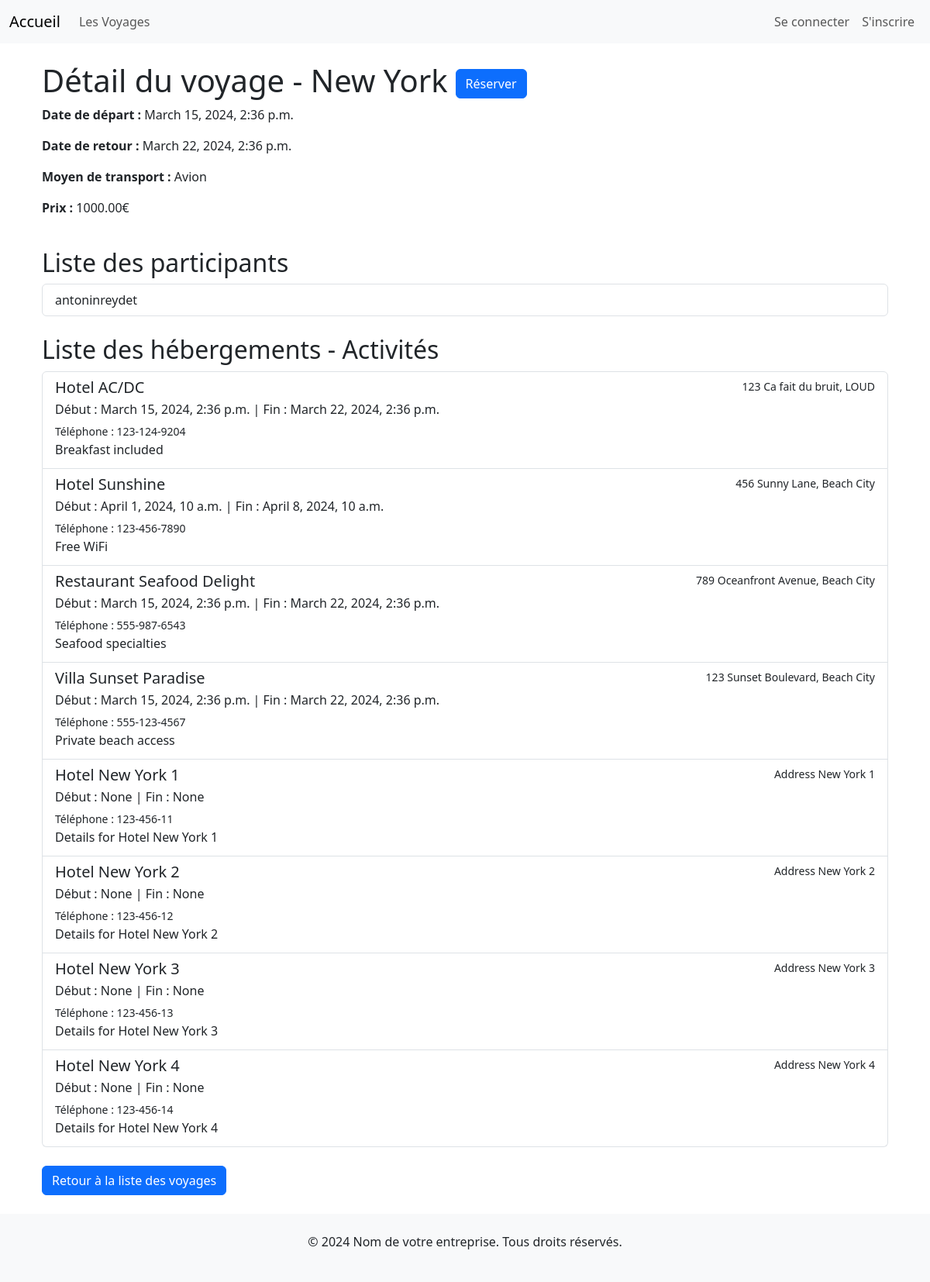
/trip_details/1/, run on the app's committed database.
### app_voyage/models.py (models this page shows)
class Trips(models.Model):
    departuredate = models.DateTimeField('date of departure')
    returndate = models.DateTimeField('date of return')
    destination = models.CharField(max_length=200)
    transporttype = models.CharField(max_length=200)
    price = models.DecimalField(max_digits=10, decimal_places=2)
    seats = models.IntegerField()

class Accommodation(models.Model):
    trip = models.ForeignKey(Trips, on_delete=models.CASCADE)
    hotelname = models.CharField(max_length=200)
    address = models.CharField(max_length=200)
    phonenumber = models.CharField(max_length=200)
    startdate = models.DateTimeField('date of arrival')
    enddate = models.DateTimeField('date of departure')
    details = models.CharField(max_length=200)

### app_voyage/views.py (the view)
# urls.py: path('trip_details/<int:trip_id>/', trip_details, name='trip_details'),
def trip_details(request, trip_id):
    trip = Trips.objects.get(id=trip_id)
    participants = GetUsersOnTrip(trip_id)
    isontrip = VerifyUserReservation(request.user.id, trip_id)
    accommodations = Accommodation.objects.filter(trip=trip)
    return render(request, 'trip_details.html', {'trip': trip, 'participants': participants, 'isontrip': isontrip, 'accommodations': accommodations})

### app_voyage/utils.py (called while the page is built)
def GetUserById(id):
    return User.objects.get(id=id)

def GetUsersOnTrip(trip_id):
    users = []
    reservations = Reservation.objects.filter(trip_id=trip_id)
    for reservation in reservations:
        users.append(GetUserById(reservation.user_id))
    return users

def VerifyUserReservation(id, trip_id):
    return Reservation.objects.filter(user_id=id, trip_id=trip_id).exists()

### app_voyage/templates/trip_details.html
{% extends 'base.html' %}
{% block content %}
<div class="container">
    <div class="row">
        <div class="col-md-12">
            <div class="flex-container" style="display: flex; align-items: center;">
                <h1>Détail du voyage - {{ trip.destination }}</h1>
                {% if not isontrip %}
                <a class="btn btn-primary" style="margin-left: 10px; height: 80%;" href="{% url 'add_reservation' trip.id %}">Réserver</a>
                {% endif %}
            </div>
            <p><strong>Date de départ :</strong> {{ trip.departuredate }}</p>
            <p><strong>Date de retour :</strong> {{ trip.returndate }}</p>
            <p><strong>Moyen de transport :</strong> {{ trip.transporttype }}</p>
            <p><strong>Prix :</strong> {{ trip.price }}€</p>
        </div>
    </div>
    <div class="row mt-4">
        <div class="col-md-12">
            <h2>Liste des participants</h2>
            <ul class="list-group">
                {% for participant in participants %}
                <li class="list-group-item">{{ participant.username }}</li>
                {% endfor %}
            </ul>
        </div>
    </div>
    <div class="row mt-4">
        <div class="col-md-12">
            <h2>Liste des hébergements - Activités</h2>
            <div class="list-group">
                {% for accommodation in accommodations %}
                <a href="#" class="list-group-item list-group-item-action">
                    <div class="d-flex w-100 justify-content-between">
                        <h5 class="mb-1">{{ accommodation.hotelname }}</h5>
                        <small>{{ accommodation.address }}</small>
                    </div>
                    <p class="mb-1">Début : {{ accommodation.startdate }} | Fin : {{ accommodation.enddate }}</p>
                    <small>Téléphone : {{ accommodation.phonenumber }}</small>
                    <p class="mb-1">{{ accommodation.details }}</p>
                </a>
                {% endfor %}
            </div>
        </div>
    </div>
    <div class="row mt-4">
        <div class="col-md-12">
            <a class="btn btn-primary" href="{% url 'trips' %}">Retour à la liste des voyages</a>
        </div>
    </div>
</div>
{% endblock %}

### app_voyage/templates/base.html (style rules this page uses)
body { background-color: #ffffff; }

### data on the page
Trips: destination "New York", departuredate "March 15, 2024, 2:36 p.m.", returndate "March 22, 2024, 2:36 p.m.", transporttype "Avion", price "1000.00"
Accommodation: hotelname "Hotel AC/DC", address "123 Ca fait du bruit, LOUD", startdate "March 15, 2024, 2:36 p.m.", enddate "March 22, 2024, 2:36 p.m.", phonenumber "123-124-9204", details "Breakfast included"
Accommodation: hotelname "Hotel Sunshine", address "456 Sunny Lane, Beach City", startdate "April 1, 2024, 10 a.m.", enddate "April 8, 2024, 10 a.m.", phonenumber "123-456-7890", details "Free WiFi"
Accommodation: hotelname "Restaurant Seafood Delight", address "789 Oceanfront Avenue, Beach City", startdate "March 15, 2024, 2:36 p.m.", enddate "March 22, 2024, 2:36 p.m.", phonenumber "555-987-6543", details "Seafood specialties"
Accommodation: hotelname "Villa Sunset Paradise", address "123 Sunset Boulevard, Beach City", startdate "March 15, 2024, 2:36 p.m.", enddate "March 22, 2024, 2:36 p.m.", phonenumber "555-123-4567", details "Private beach access"
Accommodation: hotelname "Hotel New York 1", address "Address New York 1", startdate "None", enddate "None", phonenumber "123-456-11", details "Details for Hotel New York 1"
Accommodation: hotelname "Hotel New York 2", address "Address New York 2", startdate "None", enddate "None", phonenumber "123-456-12", details "Details for Hotel New York 2"
Accommodation: hotelname "Hotel New York 3", address "Address New York 3", startdate "None", enddate "None", phonenumber "123-456-13", details "Details for Hotel New York 3"
Accommodation: hotelname "Hotel New York 4", address "Address New York 4", startdate "None", enddate "None", phonenumber "123-456-14", details "Details for Hotel New York 4"

### other printed values
{{ participant.username }} "antoninreydet"
